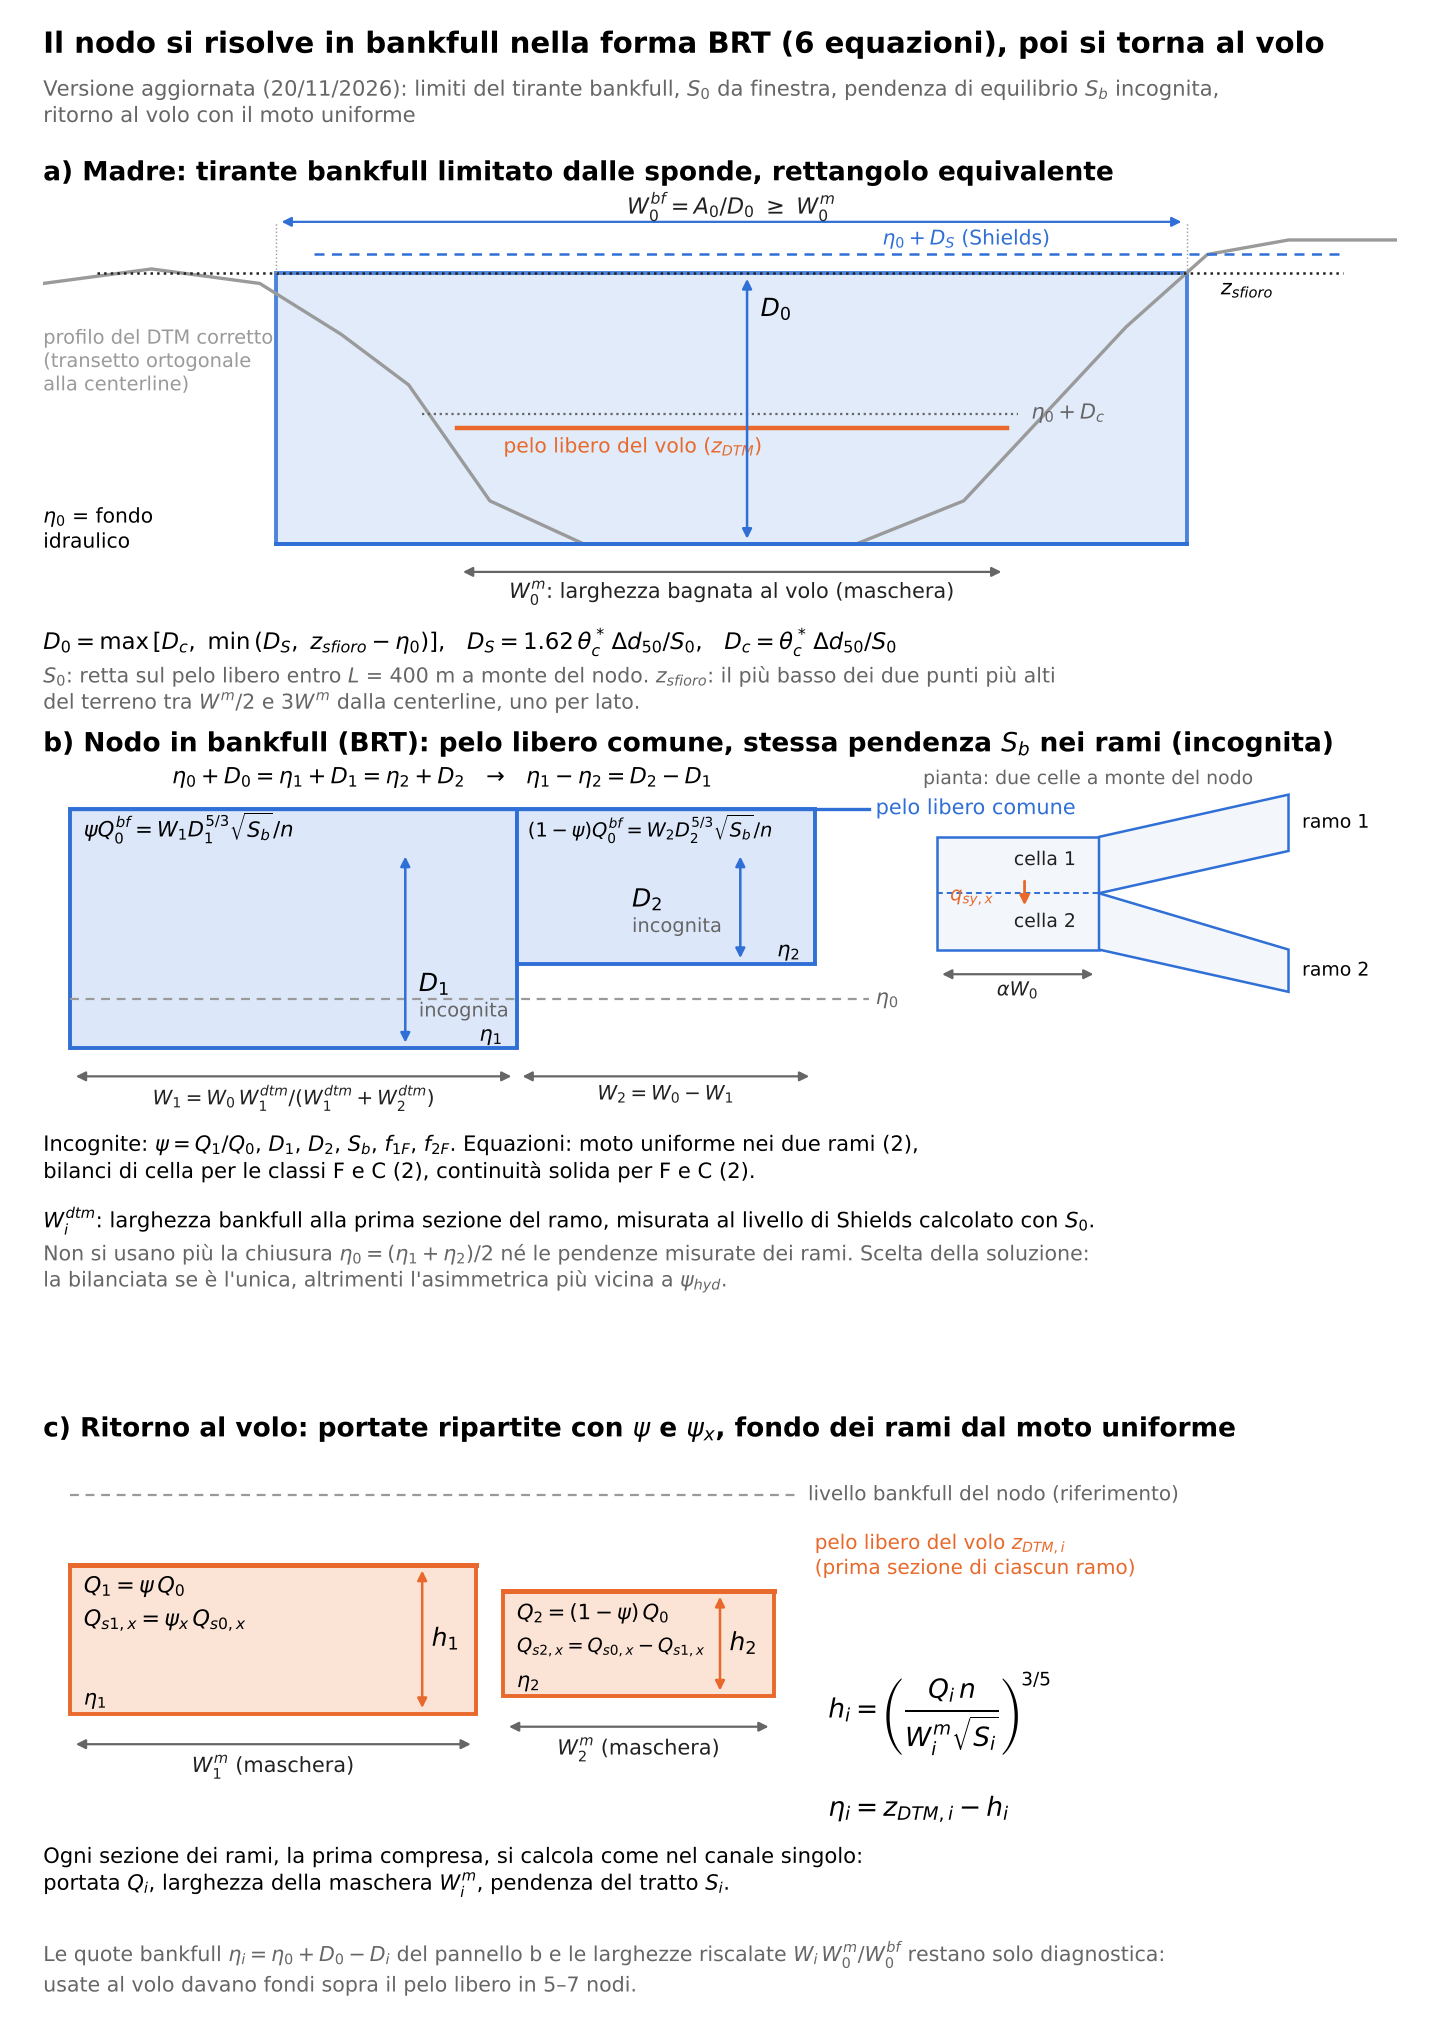

This chart was generated by the following Python code:
import matplotlib
matplotlib.use('Agg')
import matplotlib.pyplot as plt
from matplotlib.patches import Rectangle, FancyArrowPatch, Polygon
import numpy as np

BLUE='#2F6FD6'; BFILL='#DCE8FA'; OR='#E8692B'; OFILL='#FBE3D6'; GREY='#9A9A9A'; DK='#222222'; MID='#666666'
plt.rcParams.update({'font.family':'DejaVu Sans','font.size':8.5,'mathtext.fontset':'dejavusans'})

fig=plt.figure(figsize=(7.2,10.2))
fig.text(0.03,0.985,"Il nodo si risolve in bankfull nella forma BRT (6 equazioni), poi si torna al volo",fontsize=10.5,weight='bold',va='top')
fig.text(0.03,0.962,"Versione aggiornata (20/11/2026): limiti del tirante bankfull, $S_0$ da finestra, pendenza di equilibrio $S_b$ incognita,\nritorno al volo con il moto uniforme",fontsize=7.6,color=MID,va='top')

def harrow(ax,x0,x1,y,txt,c=MID,dy=0.0,fs=8):
    ax.annotate('',xy=(x1,y),xytext=(x0,y),arrowprops=dict(arrowstyle='<|-|>',color=c,lw=0.8,mutation_scale=7))
    ax.text((x0+x1)/2,y+dy,txt,ha='center',va='bottom' if dy>=0 else 'top',fontsize=fs,color=DK)
def varrow(ax,x,y0,y1,c=MID):
    ax.annotate('',xy=(x,y1),xytext=(x,y0),arrowprops=dict(arrowstyle='<|-|>',color=c,lw=0.9,mutation_scale=7))

# ---------------- panel a ----------------
ax=fig.add_axes([0.03,0.655,0.94,0.27]); ax.set_xlim(0,100); ax.set_ylim(-14,62); ax.axis('off')
ax.text(0,61,"a) Madre: tirante bankfull limitato dalle sponde, rettangolo equivalente",weight='bold',fontsize=9.5,va='top')
px=[0,8,16,22,27,33,40,60,68,74,80,86,92,100]
pz=[44,46,44,37,30,14,8,8,14,26,38,48,50,50]
ax.plot(px,pz,color=GREY,lw=1.2)
ax.text(0,38,"profilo del DTM corretto\n(transetto ortogonale\nalla centerline)",color=GREY,fontsize=7.0,va='top')
eta0=8; DS=40; spill=44; Dc=18
# spill level = min of the side maxima (left max 46, right 50 -> 46)? set spill at 46 - 0.01
spill=46-0.6
D0=min(DS,spill-eta0); D0=max(D0,Dc)
# Shields level (above spill)
ax.plot([20,96],[eta0+DS,eta0+DS],ls=(0,(4,3)),color=BLUE,lw=0.9)
ax.text(62,eta0+DS+0.6,"$\\eta_0+D_S$ (Shields)",fontsize=7.3,color=BLUE,va='bottom')
ax.plot([4,96],[spill,spill],ls=':',color=DK,lw=0.9)
ax.text(87,spill-0.8,"$z_{sfioro}$",fontsize=7.5,va='top')
ax.plot([28,72],[eta0+Dc,eta0+Dc],ls=':',color=MID,lw=0.8)
ax.text(73,eta0+Dc,"$\\eta_0+D_c$",fontsize=7.5,color=MID,va='center')
# equivalent rectangle at level eta0+D0
lvl=eta0+D0
# bank intersections at level lvl: left between x=8..16 (46..44)... approximate
xL=17.2; xR=84.5
W=xR-xL
ax.add_patch(Rectangle((xL,eta0),W,D0,facecolor=BFILL,edgecolor=BLUE,lw=1.4,alpha=0.85,zorder=1))
ax.plot([xL,xR],[eta0,eta0],color=BLUE,lw=1.4)
# flight water level
wl=24
ax.plot([30.6,71.2],[wl,wl],color=OR,lw=1.6,zorder=3)
ax.text(34,wl-1.2,"pelo libero del volo ($z_{DTM}$)",color=OR,fontsize=7.3,va='top')
varrow(ax,52,eta0,lvl,BLUE)
ax.text(53,lvl-6,"$D_0$",fontsize=9,weight='bold')
ax.text(0,eta0+2,"$\\eta_0$ = fondo\nidraulico",fontsize=7.3,va='center')
harrow(ax,xL,xR,52.5,"$W_0^{bf}=A_0/D_0\\ \\geq\\ W_0^{m}$",BLUE)
ax.plot([xL,xL],[lvl,52.5],color=GREY,lw=0.5,ls=':'); ax.plot([xR,xR],[lvl,52.5],color=GREY,lw=0.5,ls=':')
harrow(ax,30.6,71.2,4.2,"$W_0^m$: larghezza bagnata al volo (maschera)",MID,dy=-1.2,fs=7.5)
ax.text(0,-3.5,"$D_0=\\max\\left[D_c,\\ \\min\\left(D_S,\\ z_{sfioro}-\\eta_0\\right)\\right]$,   $D_S=1.62\\,\\theta^*_c\\,\\Delta d_{50}/S_0$,   $D_c=\\theta^*_c\\,\\Delta d_{50}/S_0$",fontsize=8.2,va='top')
ax.text(0,-8.5,"$S_0$: retta sul pelo libero entro $L$ = 400 m a monte del nodo. $z_{sfioro}$: il più basso dei due punti più alti\ndel terreno tra $W^m/2$ e $3W^m$ dalla centerline, uno per lato.",fontsize=7.4,va='top',color=MID)

# ---------------- panel b ----------------
ax=fig.add_axes([0.03,0.355,0.94,0.29]); ax.set_xlim(0,100); ax.set_ylim(-22,62); ax.axis('off')
ax.text(0,61,"b) Nodo in bankfull (BRT): pelo libero comune, stessa pendenza $S_b$ nei rami (incognita)",weight='bold',fontsize=9.5,va='top')
# planform inset on the right
ix0=66
ax.add_patch(Rectangle((ix0,30),12,16,facecolor='#F3F6FB',edgecolor=BLUE,lw=0.9))
ax.plot([ix0,ix0+12],[38,38],ls=(0,(3,2)),color=BLUE,lw=0.7)
ax.text(ix0+8,42,"cella 1",ha='center',fontsize=6.8,color=DK); ax.text(ix0+8,33.2,"cella 2",ha='center',fontsize=6.8,color=DK)
ax.add_patch(Polygon([[ix0+12,46],[ix0+26,52],[ix0+26,44],[ix0+12,38]],closed=True,facecolor='#F3F6FB',edgecolor=BLUE,lw=0.9))
ax.add_patch(Polygon([[ix0+12,38],[ix0+26,30],[ix0+26,24],[ix0+12,30]],closed=True,facecolor='#F3F6FB',edgecolor=BLUE,lw=0.9))
ax.text(ix0+27,48,"ramo 1",fontsize=6.8,va='center'); ax.text(ix0+27,27,"ramo 2",fontsize=6.8,va='center')
ax.annotate('',xy=(ix0+6.5,35.5),xytext=(ix0+6.5,40.5),arrowprops=dict(arrowstyle='-|>',color=OR,lw=1,mutation_scale=7))
ax.text(ix0+1,37.6,"$q_{sy,x}$",fontsize=7,color=OR,va='center')
harrow(ax,ix0,ix0+12,26.5,"$\\alpha W_0$",MID,dy=-1,fs=7)
ax.text(ix0-1,53.5,"pianta: due celle a monte del nodo",fontsize=6.8,color=MID)
# section view
ws=70/100*60  # scale
x0=2; W1=33; W2=22
wsurf=50
D1=34; D2=22
eta1=wsurf-D1; eta2=wsurf-D2; eta0=wsurf-27
ax.add_patch(Rectangle((x0,eta1),W1,D1,facecolor=BFILL,edgecolor=BLUE,lw=1.4))
ax.add_patch(Rectangle((x0+W1,eta2),W2,D2,facecolor=BFILL,edgecolor=BLUE,lw=1.4))
ax.plot([x0,x0+W1+W2+4],[wsurf,wsurf],color=BLUE,lw=1.2)
ax.text(x0+W1+W2+4.5,wsurf,"pelo libero comune",fontsize=7.5,va='center',color=BLUE)
ax.text(x0+(W1+W2)/2,wsurf+3.5,"$\\eta_0+D_0=\\eta_1+D_1=\\eta_2+D_2$   →   $\\eta_1-\\eta_2=D_2-D_1$",ha='center',fontsize=8)
ax.plot([x0,x0+W1+W2+4],[eta0,eta0],ls=(0,(4,3)),color=GREY,lw=0.8)
ax.text(x0+W1+W2+4.5,eta0,"$\\eta_0$",fontsize=7.5,color=MID,va='center')
varrow(ax,x0+W1*0.75,eta1,wsurf-6,BLUE); ax.text(x0+W1*0.75+1,eta1+8,"$D_1$",fontsize=9,weight='bold'); ax.text(x0+W1*0.75+1,eta1+4.5,"incognita",fontsize=7,color=MID)
varrow(ax,x0+W1+W2*0.75,eta2,wsurf-6,BLUE); ax.text(x0+W1+W2*0.75-8,eta2+8,"$D_2$",fontsize=9,weight='bold'); ax.text(x0+W1+W2*0.75-8,eta2+4.5,"incognita",fontsize=7,color=MID)
ax.text(x0+1,wsurf-4,"$\\psi Q_0^{bf}=W_1 D_1^{5/3}\\sqrt{S_b}/n$",fontsize=7.6)
ax.text(x0+W1+0.8,wsurf-4,"$(1-\\psi)Q_0^{bf}=W_2 D_2^{5/3}\\sqrt{S_b}/n$",fontsize=7.0)
ax.text(x0+W1-1,eta1+1,"$\\eta_1$",fontsize=7.5,ha='right'); ax.text(x0+W1+W2-1,eta2+1,"$\\eta_2$",fontsize=7.5,ha='right')
harrow(ax,x0,x0+W1,eta1-4,"$W_1=W_0\\,W_1^{dtm}/(W_1^{dtm}+W_2^{dtm})$",MID,dy=-1.2,fs=7.2)
harrow(ax,x0+W1,x0+W1+W2,eta1-4,"$W_2=W_0-W_1$",MID,dy=-1.2,fs=7.2)
ax.text(0,4,"Incognite: $\\psi=Q_1/Q_0$, $D_1$, $D_2$, $S_b$, $f_{1F}$, $f_{2F}$. Equazioni: moto uniforme nei due rami (2),\nbilanci di cella per le classi F e C (2), continuità solida per F e C (2).",fontsize=7.6,va='top')
ax.text(0,-6.5,"$W_i^{dtm}$: larghezza bankfull alla prima sezione del ramo, misurata al livello di Shields calcolato con $S_0$.",fontsize=7.6,va='top')
ax.text(0,-11.5,"Non si usano più la chiusura $\\eta_0=(\\eta_1+\\eta_2)/2$ né le pendenze misurate dei rami. Scelta della soluzione:\nla bilanciata se è l'unica, altrimenti l'asimmetrica più vicina a $\\psi_{hyd}$.",fontsize=7.4,va='top',color=MID)

# ---------------- panel c ----------------
ax=fig.add_axes([0.03,0.01,0.94,0.3]); ax.set_xlim(0,100); ax.set_ylim(-8,62); ax.axis('off')
ax.text(0,61,"c) Ritorno al volo: portate ripartite con $\\psi$ e $\\psi_x$, fondo dei rami dal moto uniforme",weight='bold',fontsize=9.5,va='top')
x0=2; W1m=30; W2m=20
zt1=44; zt2=41
h1=17; h2=12
e1=zt1-h1; e2=zt2-h2
ax.plot([x0,x0+W1m+W2m+4],[52,52],ls=(0,(4,3)),color=GREY,lw=0.8)
ax.text(x0+W1m+W2m+4.5,52,"livello bankfull del nodo (riferimento)",fontsize=7.2,color=MID,va='center')
ax.add_patch(Rectangle((x0,e1),W1m,h1,facecolor=OFILL,edgecolor=OR,lw=1.4))
ax.add_patch(Rectangle((x0+W1m+2,e2),W2m,h2,facecolor=OFILL,edgecolor=OR,lw=1.4))
ax.plot([x0,x0+W1m],[zt1,zt1],color=OR,lw=1.8); ax.plot([x0+W1m+2,x0+W1m+2+W2m],[zt2,zt2],color=OR,lw=1.8)
ax.text(x0+W1m+W2m+5,zt1+1,"pelo libero del volo $z_{DTM,i}$\n(prima sezione di ciascun ramo)",fontsize=7.2,color=OR,va='center')
varrow(ax,x0+W1m-4,e1,zt1,OR); ax.text(x0+W1m-3.3,e1+h1/2,"$h_1$",fontsize=9,weight='bold',va='center')
varrow(ax,x0+W1m+2+W2m-4,e2,zt2,OR); ax.text(x0+W1m+2+W2m-3.3,e2+h2/2,"$h_2$",fontsize=9,weight='bold',va='center')
ax.text(x0+1,zt1-3.2,"$Q_1=\\psi\\,Q_0$",fontsize=8); ax.text(x0+1,zt1-7,"$Q_{s1,x}=\\psi_x\\,Q_{s0,x}$",fontsize=8)
ax.text(x0+W1m+3,zt2-3.2,"$Q_2=(1-\\psi)\\,Q_0$",fontsize=7.6); ax.text(x0+W1m+3,zt2-7,"$Q_{s2,x}=Q_{s0,x}-Q_{s1,x}$",fontsize=7.0)
ax.text(x0+1,e1+1,"$\\eta_1$",fontsize=7.5); ax.text(x0+W1m+3,e2+1,"$\\eta_2$",fontsize=7.5)
harrow(ax,x0,x0+W1m,e1-3.5,"$W_1^m$ (maschera)",MID,dy=-1.2,fs=7.5)
harrow(ax,x0+W1m+2,x0+W1m+2+W2m,e2-3.5,"$W_2^m$ (maschera)",MID,dy=-1.2,fs=7.5)
ax.text(x0+W1m+W2m+6,27,"$h_i=\\left(\\dfrac{Q_i\\,n}{W_i^m\\sqrt{S_i}}\\right)^{3/5}$",fontsize=9.5,va='center')
ax.text(x0+W1m+W2m+6,16,"$\\eta_i=z_{DTM,i}-h_i$",fontsize=9.5,va='center')
ax.text(0,12,"Ogni sezione dei rami, la prima compresa, si calcola come nel canale singolo:\nportata $Q_i$, larghezza della maschera $W_i^m$, pendenza del tratto $S_i$.",fontsize=7.6,va='top')
ax.text(0,1,"Le quote bankfull $\\eta_i=\\eta_0+D_0-D_i$ del pannello b e le larghezze riscalate $W_i\\,W_0^m/W_0^{bf}$ restano solo diagnostica:",fontsize=7.4,va='top',color=MID)
ax.text(0,-3,"usate al volo davano fondi sopra il pelo libero in 5–7 nodi.",fontsize=7.4,va='top',color=MID)
fig.savefig('/home/claude/fig/nodo_sezione_rettangolarizzata_v2.png',dpi=200,facecolor='white')
